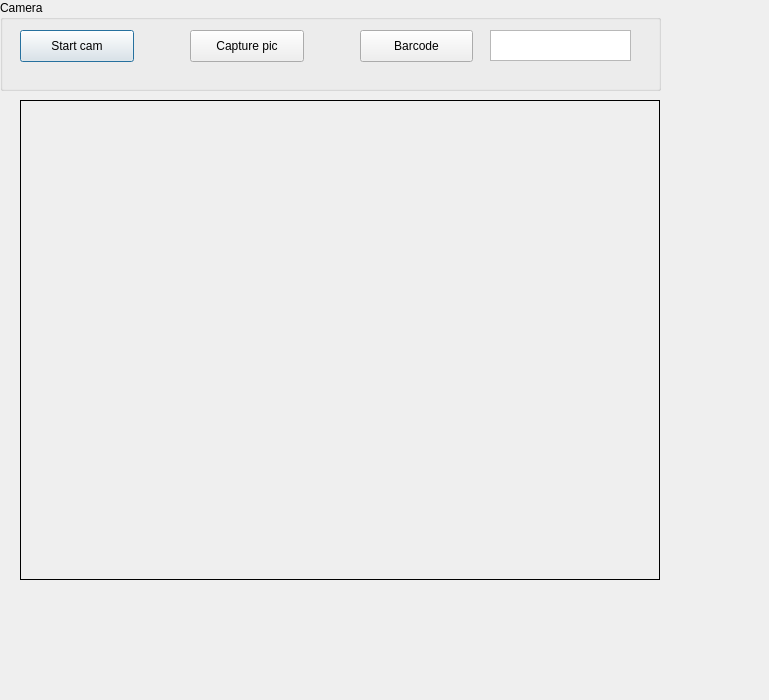
<?xml version="1.0" encoding="UTF-8"?>
<ui version="4.0">
 <class>Dialog</class>
 <widget class="QDialog" name="Dialog">
  <property name="geometry">
   <rect>
    <x>0</x>
    <y>0</y>
    <width>769</width>
    <height>700</height>
   </rect>
  </property>
  <property name="windowTitle">
   <string>Dialog</string>
  </property>
  <widget class="QGroupBox" name="groupBox">
   <property name="geometry">
    <rect>
     <x>0</x>
     <y>0</y>
     <width>661</width>
     <height>91</height>
    </rect>
   </property>
   <property name="title">
    <string>Camera</string>
   </property>
   <widget class="QPushButton" name="startCam">
    <property name="geometry">
     <rect>
      <x>20</x>
      <y>30</y>
      <width>114</width>
      <height>32</height>
     </rect>
    </property>
    <property name="text">
     <string>Start cam</string>
    </property>
   </widget>
   <widget class="QPushButton" name="capCam">
    <property name="geometry">
     <rect>
      <x>190</x>
      <y>30</y>
      <width>114</width>
      <height>32</height>
     </rect>
    </property>
    <property name="text">
     <string>Capture pic</string>
    </property>
   </widget>
   <widget class="QPushButton" name="barRead">
    <property name="geometry">
     <rect>
      <x>360</x>
      <y>30</y>
      <width>113</width>
      <height>32</height>
     </rect>
    </property>
    <property name="text">
     <string>Barcode</string>
    </property>
   </widget>
   <widget class="QTextEdit" name="textEdit">
    <property name="geometry">
     <rect>
      <x>490</x>
      <y>30</y>
      <width>141</width>
      <height>31</height>
     </rect>
    </property>
   </widget>
  </widget>
  <widget class="QLabel" name="cam">
   <property name="geometry">
    <rect>
     <x>20</x>
     <y>100</y>
     <width>640</width>
     <height>480</height>
    </rect>
   </property>
   <property name="frameShape">
    <enum>QFrame::Box</enum>
   </property>
  </widget>
 </widget>
 <resources/>
 <connections/>
</ui>
